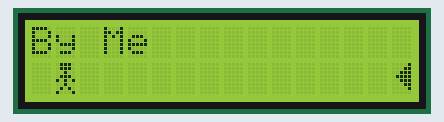
This sketch was run on a simulated Arduino Uno, built with avr-gcc and run on an emulated ATmega328P. Shown: 16×2 character LCD.

Above: at 0.09 s.
At 0.64 s:
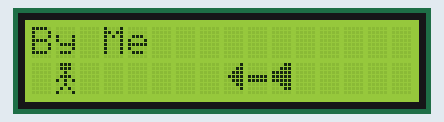
At 1.27 s:
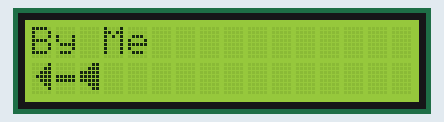
At 1.66 s:
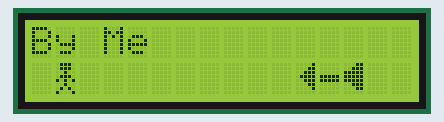

Measured:
- by itself, everything shown: repeats every 1.3 s, in 16 steps

The sketch:

LCD_moving_object.ino
```cpp
#include <LiquidCrystal.h>
/* Create object named lcd of the class LiquidCrystal */
LiquidCrystal lcd(13, 12, 11, 10, 9, 8, 7, 6, 5, 4, 3);  /* For 8-bit mode */
//LiquidCrystal lcd(13, 12, 11, 6, 5, 4, 3);  /* For 4-bit mode */

byte arrowhead[]={
  B00001,
  B00011,
  B00111,
  B01111,
  B00111,
  B00011,
  B00001,
  B00000
};

byte arrowbody[]={
  B00000,
  B00000,
  B00000,
  B11111,
  B11111,
  B00000,
  B00000,
  B00000
};

byte arrowtail[]={
  B00011,
  B00111,
  B11111,
  B11111,
  B11111,
  B00111,
  B00011,
  B00000
};

byte man[] = {
  B01110,
  B01110,
  B00100,
  B01110,
  B10101,
  B00100,
  B01010,
  B10001
};

void setup() {
  // set up the LCD's number of columns and rows:
  lcd.createChar(0,arrowhead);
  lcd.createChar(1,arrowbody);
  lcd.createChar(2,arrowtail);
  lcd.createChar(3,man);
  lcd.begin(16, 2);
  // Print a message to the LCD.
  //lcd.print("hello, world!");
}

void loop() {
  // set the cursor to column 0, line 1
  // (note: line 1 is the second row, since counting begins with 0):
  //lcd.setCursor(0, 1);
  // print the number of seconds since reset:
  //lcd.print(millis() / 1000);
  int n;
  n=15;
  while(n!=-1){
    lcd.clear();
    delay(10);
    lcd.setCursor(0,0);
    lcd.print("By Me");
    lcd.setCursor(1,1);
    lcd.write(byte(3));
    lcd.setCursor(n,1);
    lcd.write(byte(0));
    lcd.write(byte(1));
    lcd.write(byte(2));
    delay(65);
    n--;
  }
}
```
